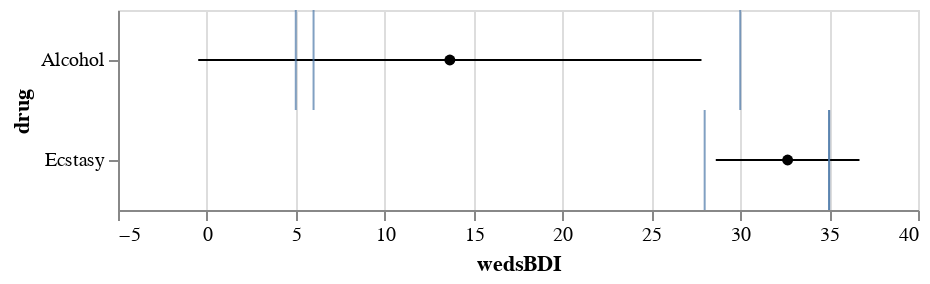

Source (notebook cell):
### Markdown cell above
#### Equal Variance

### Code cell
alt.Chart(drug).mark_errorbar(extent='stdev').encode(
  x=alt.X('wedsBDI:Q', scale=alt.Scale(zero=False)),
  y=alt.Y('drug:N')
).properties(height=100) + alt.Chart(drug).mark_point(filled=True, color='black').encode(
  x=alt.X('wedsBDI:Q', aggregate='mean'),
  y=alt.Y('drug:N')
).properties(height=100) + alt.Chart(drug).mark_tick().encode(
  x=alt.X('wedsBDI:Q'),
  y=alt.Y('drug:N')
).properties(height=100)

### Figure 1 — Vega-Lite specification as saved in the notebook (floating-point values rounded to 4 significant figures)
{"config": {"view": {"continuousWidth": 400, "continuousHeight": 300}}, "layer": [{"mark": {"type": "errorbar", "extent": "stdev"}, "encoding": {"x": {"type": "quantitative", "field": "wedsBDI", "scale": {"zero": false}}, "y": {"type": "nominal", "field": "drug"}}, "height": 100}, {"mark": {"type": "point", "color": "black", "filled": true}, "encoding": {"x": {"type": "quantitative", "aggregate": "mean", "field": "wedsBDI"}, "y": {"type": "nominal", "field": "drug"}}, "height": 100}, {"mark": "tick", "encoding": {"x": {"type": "quantitative", "field": "wedsBDI"}, "y": {"type": "nominal", "field": "drug"}}, "height": 100}], "data": {"name": "data-e4243b9a94e1f29e507f68da6fbe1843"}, "$schema": "https://vega.github.io/schema/vega-lite/v4.8.1.json", "datasets": {"data-e4243b9a94e1f29e507f68da6fbe1843": [{"drug": "Ecstasy", "sundayBDI": 15, "wedsBDI": 28, "BDIchange": 13}, {"drug": "Ecstasy", "sundayBDI": 35, "wedsBDI": 35, "BDIchange": 0}, {"drug": "Ecstasy", "sundayBDI": 16, "wedsBDI": 35, "BDIchange": 19}, {"drug": "Alcohol", "sundayBDI": 16, "wedsBDI": 5, "BDIchange": -11}, {"drug": "Alcohol", "sundayBDI": 15, "wedsBDI": 6, "BDIchange": -9}, {"drug": "Alcohol", "sundayBDI": 20, "wedsBDI": 30, "BDIchange": 10}]}}
